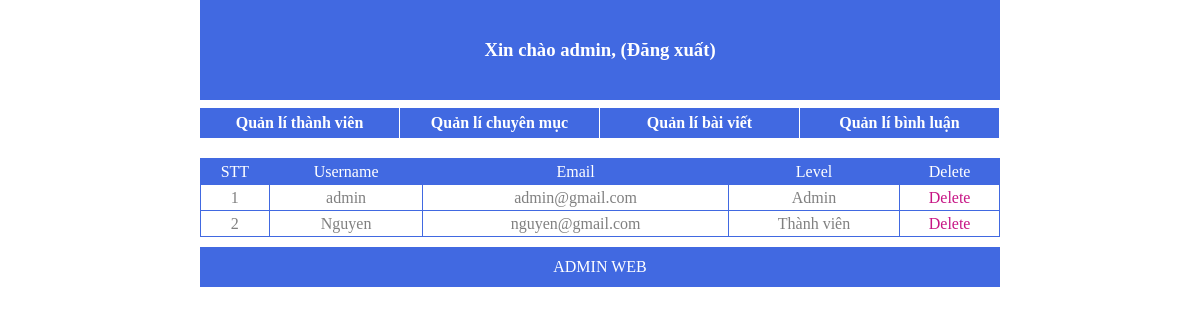
Page /admin/list_user.php (signed in) on the committed database.
### tables this page shows
CREATE TABLE `user` (
  `id` int(10) UNSIGNED NOT NULL,
  `username` varchar(50) NOT NULL,
  `password` varchar(50) NOT NULL,
  `email` varchar(50) NOT NULL,
  `birthday` date NOT NULL,
  `gender` int(1) NOT NULL,
  `level` int(1) NOT NULL
);

### admin/list_user.php (the view, shortened to what this page needs)
<?php
require("templates/header.php");
?>
    <div id="wrapper">
        <table>
            <tr style="background: royalblue; color: white;">
                <td>STT</td>
                <td>Username</td>
                <td>Email</td>
                <td>Level</td>
                <td>Delete</td>
            </tr>
            <?php
            require("../library/config.php");
            $stt = 1;
            $result = mysqli_query($conn, "select * from user");
            while ($data = mysqli_fetch_assoc($result))
            {
                echo "<tr>";
                echo "<td>$stt</td>";
                echo "<td>$data[username]</td>";
                echo "<td>$data[email]</td>";
                if ($data['level'] == 2) {
                    echo "<td>Thành viên</td>";
                } else {
                    echo "<td>Admin</td>";
                }
                echo "<td><a href='del_user.php?id=$data[id]' onclick='return show_confirm();' style='color: mediumvioletred;'>Delete</a></td>";
                echo "</tr>";
                $stt++;
            }
            ?>
        </table>
    </div>
<?php
require('templates/footer.php');
?>

### admin/style.css (style rules this page uses)
* { padding: 0; margin: 0; }
a { text-decoration: none; }
body { width: 800px; margin: auto; }
#wrapper table { width: 800px; text-align: center; margin-top: 20px; border-collapse: collapse ; color: gray; }
#wrapper table tr { border: 1px solid royalblue ; line-height: 25px; }
#wrapper table td { border: 1px solid royalblue; }

### rows in the picture
user: username "admin", email "admin@gmail.com", level "Admin"
user: username "Nguyen", email "nguyen@gmail.com", level "Thành viên"

### other values in the picture
$_SESSION["username"] "admin"
